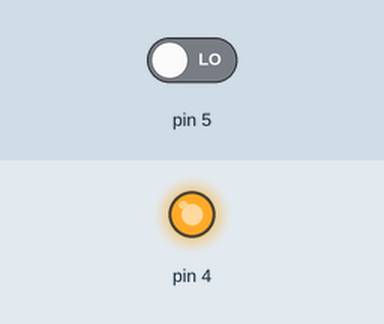
Recording of a sketch running on a simulated Arduino Uno, built with avr-gcc and run on an emulated ATmega328P. Shown: output pins drawn as LEDs (lit = HIGH). The test bench sets the inputs (shaded band); at power-on: pin 5 LOW.

Above: at 1.2 s.
1.3 s: pin 5 driven HIGH
At 2.4 s:
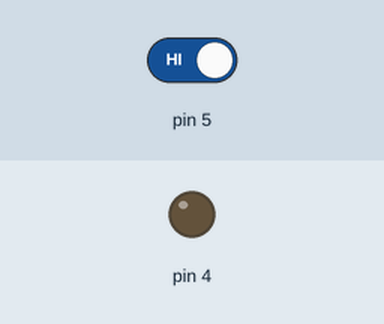
Timing chart, 0 to 4.3 s (numbered marks = the images above; inputs shaded):
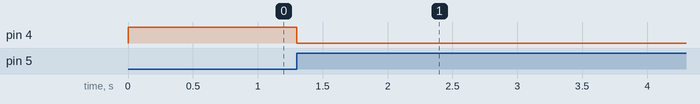

Measured:
- after the input at 1.3 s, pin 4: HIGH → LOW at once

The sketch:

codigo5.ino
```cpp
void setup()
{
  pinMode(4, OUTPUT);
  pinMode(5, INPUT);
  digitalWrite(4, HIGH);
}
int var;
void loop()
{
  var = digitalRead(5);
  if(var){
         digitalWrite(4, LOW);
   }
}
```
